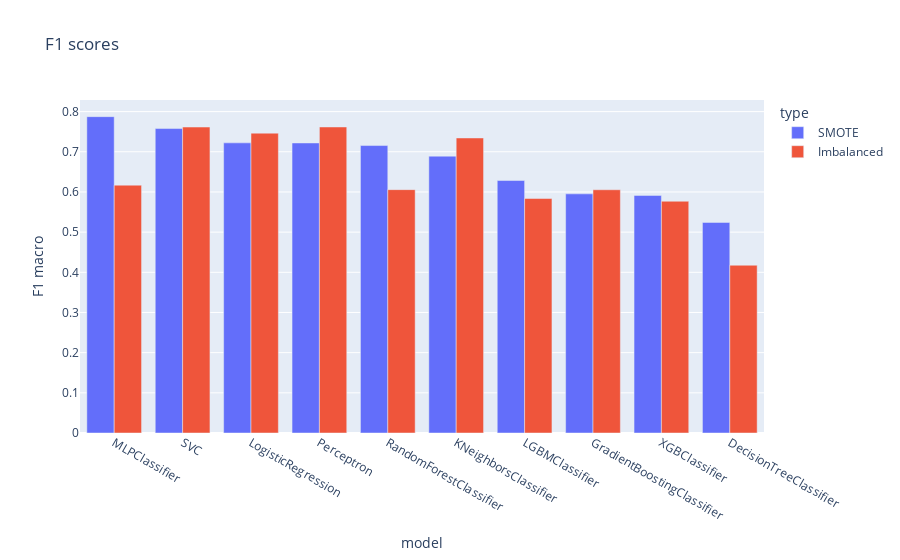

Notebook cell for this chart:
### Code cell
import plotly.express as px

wide_df = px.data.medals_wide()

fig = px.bar(df_both_results, x="model", y='F1 macro', color='type', barmode='group', title="F1 scores")
fig.show()

### Figure 1 — Plotly figure (JSON) as saved in the notebook; plotly's stock layout.template omitted (floating-point values rounded to 4 significant figures)
{"data": [{"alignmentgroup": "True", "hovertemplate": "type=SMOTE<br>model=%{x}<br>F1 macro=%{y}<extra></extra>", "legendgroup": "SMOTE", "marker": {"color": "#636efa", "pattern": {"shape": ""}}, "name": "SMOTE", "offsetgroup": "SMOTE", "orientation": "v", "showlegend": true, "textposition": "auto", "type": "bar", "x": ["MLPClassifier", "SVC", "LogisticRegression", "Perceptron", "RandomForestClassifier", "KNeighborsClassifier", "LGBMClassifier", "GradientBoostingClassifier", "XGBClassifier", "DecisionTreeClassifier"], "xaxis": "x", "y": [0.7874, 0.7578, 0.7222, 0.7219, 0.7155, 0.6891, 0.6284, 0.5952, 0.5914, 0.5242], "yaxis": "y"}, {"alignmentgroup": "True", "hovertemplate": "type=Imbalanced<br>model=%{x}<br>F1 macro=%{y}<extra></extra>", "legendgroup": "Imbalanced", "marker": {"color": "#EF553B", "pattern": {"shape": ""}}, "name": "Imbalanced", "offsetgroup": "Imbalanced", "orientation": "v", "showlegend": true, "textposition": "auto", "type": "bar", "x": ["Perceptron", "SVC", "LogisticRegression", "KNeighborsClassifier", "MLPClassifier", "RandomForestClassifier", "GradientBoostingClassifier", "LGBMClassifier", "XGBClassifier", "DecisionTreeClassifier"], "xaxis": "x", "y": [0.7617, 0.7616, 0.7463, 0.7344, 0.6169, 0.6058, 0.6055, 0.5837, 0.5769, 0.4176], "yaxis": "y"}], "layout": {"barmode": "group", "legend": {"title": {"text": "type"}, "tracegroupgap": 0}, "title": {"text": "F1 scores"}, "xaxis": {"anchor": "y", "domain": [0, 1], "title": {"text": "model"}}, "yaxis": {"anchor": "x", "domain": [0, 1], "title": {"text": "F1 macro"}}}}
